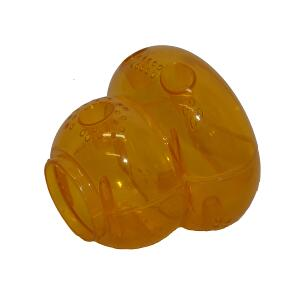
#> input picture data/NOUN/images/2001.jpg, 300 x 300 px
$ python scan_images.py ../../../data/NOUN/images 100 out.png
#> lines starting #> are read from the running program, lines starting #| are printed output that depends on the picture
# -*- coding: utf-8 -*-
"""
Create histograms of images.

Created on Thu Dec  3 10:36:18 2020

@author: lbechberger
"""

import argparse, os, pickle
import skimage.io
import numpy as np
import matplotlib.pyplot as plt


parser = argparse.ArgumentParser(description='Scan images')
parser.add_argument('input_folder', help = 'folder containing the Shape images')
parser.add_argument('image_size', type = int, help = 'width and height of the image')
parser.add_argument('output_file', help = 'path to output pickle file')
args = parser.parse_args()

all_binary = True
fill_sizes = []
all_pixels = []
all_images = []

for file_name in os.listdir(args.input_folder):
    image = skimage.io.imread(fname=os.path.join(args.input_folder, file_name), as_gray=True)
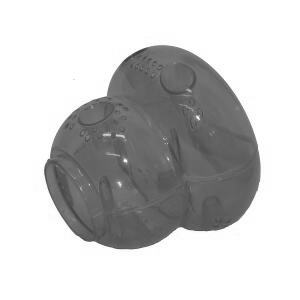
#> image: shape (300, 300) float64; min 0.226, max 1, mean 0.787
    histogram, bin_edges = np.histogram(image, bins=256)
#> histogram = 256 values, max 54455 at index 255, min 0 at index 2, mean 351.6; bin_edges = 257 values from 0.226 to 1
    black_and_white = histogram[0] + histogram[255]
#> black_and_white = 54456
    is_binary = black_and_white == sum(histogram)
#> is_binary = False

    min_x = args.image_size - 1
    min_y = args.image_size - 1
    max_x = 0
    max_y = 0

    simple_img = np.zeros((args.image_size, args.image_size))

    for x in range(args.image_size):
        for y in range(args.image_size):
            img_val = image[x][y] if np.isscalar(image[x][y]) else image[x][y][0]
            if img_val < 64:
                min_x = min(min_x, x)
                min_y = min(min_y, y)
                max_x = max(max_x, x)
                max_y = max(max_y, y)
            all_pixels.append(img_val)
            simple_img[x][y] = img_val
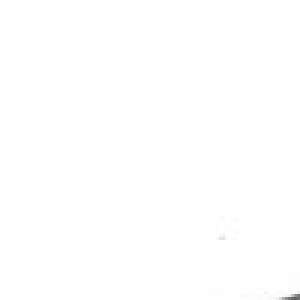
#> simple_img: shape (100, 100) float64 (shown 3 times larger); min 0.395, max 1, mean 0.999
#> after the loop, all_pixels = 10000 values, max 1 at index 0, min 0.395 at index 9998, mean 0.999

    width = max_x - min_x
    height = max_y - min_y
    if width < 0:
        print(width, max_x, min_x)
    if height < 0:
        print(height, max_y, min_y)

    fill_size = max(width,height)/args.image_size

    print(file_name, is_binary, fill_size)
#| 2001.jpg False 0.99
    all_binary = all_binary and is_binary
#> all_binary = False
    fill_sizes.append(fill_size)

    all_images.append(simple_img)
#> pass 2 of the loop `for file_name in os.listdir(args.input_folder):`:
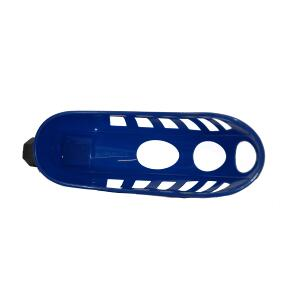
#> input picture data/NOUN/images/2015.jpg, 300 x 300 px
#> `image = skimage.io.imread(fname=os.path.join(args.input_folder, file_n..`:
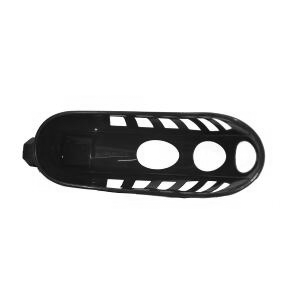
#> image: shape (300, 300) float64; min 0.00392, max 1, mean 0.865
#> histogram = 256 values, max 71364 at index 255, min 0 at index 1, mean 351.6; bin_edges = 257 values from 0.00392 to 1
#> black_and_white = 71365
#> after the loop `for x in range(args.image_size):`: all_pixels = 20000 values, max 1 at index 0, min 0.395 at index 9998, mean 1
#| 2015.jpg False 0.99

print('\n', all_binary, np.mean(fill_sizes), np.std(fill_sizes), np.min(fill_sizes), np.max(fill_sizes))
#|  False 0.99 0.0 0.99 0.99
n, _, _ = plt.hist(all_pixels, bins=256, log=True)
#> n = 256 values, max 19725 at index 255, min 0 at index 1, mean 78.12
plt.show()
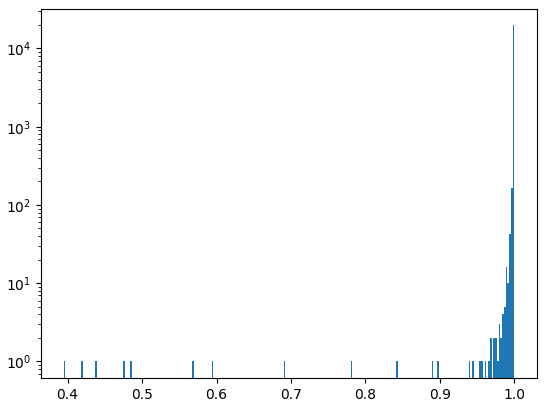
#> figure drawn by matplotlib, 1 panel; tallest bar 19725 high, from x = 0.998 to 1
print('\n'.join(map(lambda x: str(x), n)))
#> (printed output is left out)

with open(args.output_file, 'wb') as f:
    pickle.dump(all_images, f)
